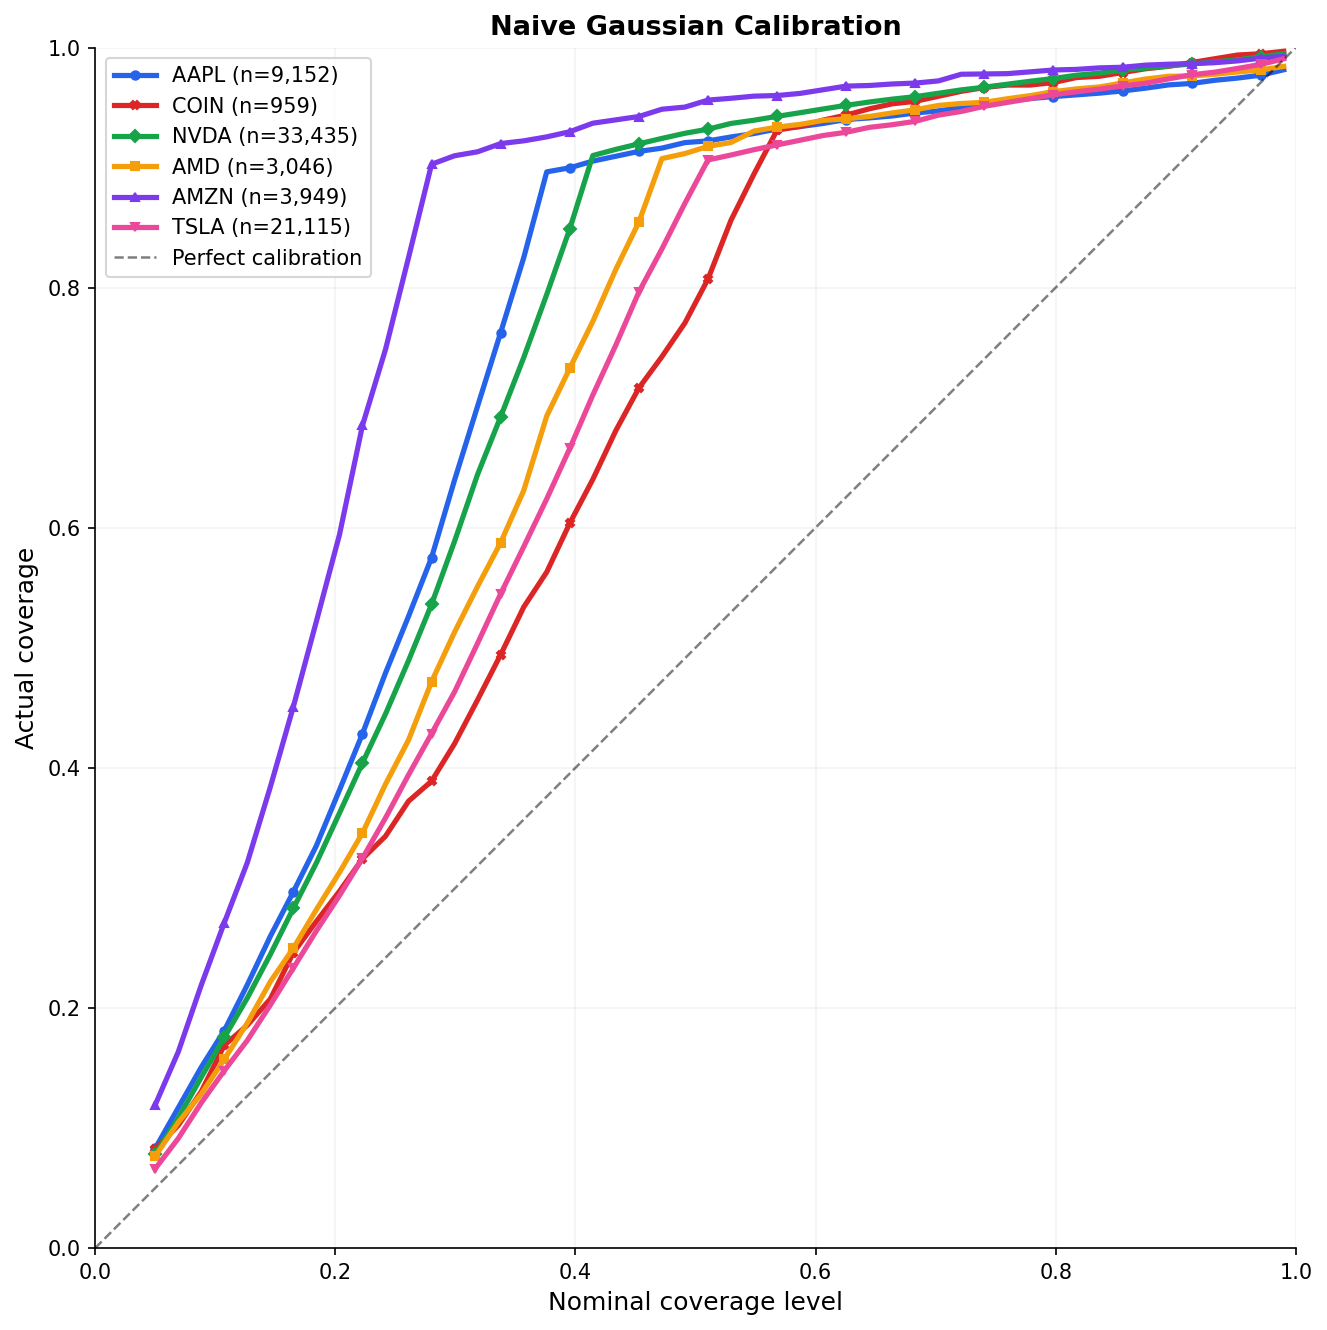

This chart was generated by the following Python code:
"""
Naive baseline calibration: global mean + global std, Gaussian intervals.
mu = training mean of |impact|, sigma = training std of |impact|.
Same interval for every trade.

Output: calibration_naive.png
"""

import os
os.environ["OPENBLAS_NUM_THREADS"] = "1"
os.environ["OMP_NUM_THREADS"] = "1"

import numpy as np
import pandas as pd
from scipy import stats
import matplotlib
matplotlib.use("Agg")
import matplotlib.pyplot as plt

IMPACT_CAP_BPS = 500
cal_levels = np.linspace(0.05, 0.99, 50)

DATASETS = {
    "AAPL": ("data/lit_buy_features_v2.parquet", "data/lit_buy_features_v2_sep.parquet"),
    "COIN": ("data/coin_lit_buy_features_train.parquet", "data/coin_lit_buy_features_test.parquet"),
    "NVDA": ("data/nvda_lit_buy_features_train.parquet", "data/nvda_lit_buy_features_test.parquet"),
    "AMD":  ("data/amd_lit_buy_features_train.parquet", "data/amd_lit_buy_features_test.parquet"),
    "AMZN": ("data/amzn_lit_buy_features_train.parquet", "data/amzn_lit_buy_features_test.parquet"),
    "TSLA": ("data/tsla_lit_buy_features_train.parquet", "data/tsla_lit_buy_features_test.parquet"),
}

COLORS = {
    "AAPL": "#2563eb", "COIN": "#dc2626",
    "NVDA": "#16a34a", "AMD": "#f59e0b", "AMZN": "#7c3aed", "TSLA": "#ec4899",
}
MARKERS = {
    "AAPL": "o", "COIN": "X",
    "NVDA": "D", "AMD": "s", "AMZN": "^", "TSLA": "v",
}


def normal_coverage(y, mu, sigma, level):
    """Coverage of a symmetric Gaussian interval [mu - z*sigma, mu + z*sigma], clipped at 0."""
    z = stats.norm.ppf(0.5 + level / 2.0)
    lo = np.maximum(mu - z * sigma, 0.0)
    hi = mu + z * sigma
    return ((y >= lo) & (y <= hi)).mean()


results = {}
for ticker, (tr_f, te_f) in DATASETS.items():
    df_tr = pd.read_parquet(tr_f)
    df_te = pd.read_parquet(te_f)
    df_tr = df_tr[df_tr["impact_vwap_bps"].abs() <= IMPACT_CAP_BPS]
    df_te = df_te[df_te["impact_vwap_bps"].abs() <= IMPACT_CAP_BPS]

    y_tr = df_tr["impact_vwap_bps"].abs().to_numpy(dtype=np.float64)
    y_te = df_te["impact_vwap_bps"].abs().to_numpy(dtype=np.float64)

    mu = y_tr.mean()
    sigma = y_tr.std()

    cal = np.array([normal_coverage(y_te, mu, sigma, lv) for lv in cal_levels])

    results[ticker] = {
        "cal": cal, "mu": mu, "sigma": sigma,
        "y_te": y_te, "n_test": len(y_te),
    }
    print(f"{ticker}: mu={mu:.2f}  sigma={sigma:.2f}  n_test={len(y_te):,}")


# -- Calibration curve ---------------------------------------------------------
fig, ax = plt.subplots(figsize=(9, 9))

for ticker in DATASETS:
    r = results[ticker]
    ax.plot(cal_levels, r["cal"], color=COLORS[ticker], lw=2.5,
            marker=MARKERS[ticker], markersize=4, markevery=3,
            label=f"{ticker} (n={r['n_test']:,})")

ax.plot([0, 1], [0, 1], color="black", lw=1.2, ls="--", alpha=0.5,
        label="Perfect calibration")

ax.set_xlabel("Nominal coverage level", fontsize=12)
ax.set_ylabel("Actual coverage", fontsize=12)
ax.set_title("Naive Gaussian Calibration",
             fontsize=13, fontweight="bold")
ax.legend(fontsize=10, loc="upper left")
ax.set_xlim(0, 1)
ax.set_ylim(0, 1)
ax.set_aspect("equal")
ax.grid(True, alpha=0.15)
ax.spines["top"].set_visible(False)
ax.spines["right"].set_visible(False)

plt.tight_layout()
fig.savefig("calibration_naive.png", dpi=150, bbox_inches="tight")
print("Saved -> calibration_naive.png")

# -- Coverage deviation --------------------------------------------------------
fig2, ax2 = plt.subplots(figsize=(10, 6))

ax2.axhline(0, color="black", lw=1.5, ls="--", alpha=0.6, zorder=1)
ax2.fill_between(cal_levels, -0.05, 0.05, color="orange", alpha=0.05, label="\u00b15% band")

for ticker in DATASETS:
    r = results[ticker]
    deviation = r["cal"] - cal_levels
    ax2.plot(cal_levels, deviation, color=COLORS[ticker], lw=2.5,
             marker=MARKERS[ticker], markersize=5, markevery=3,
             label=f"{ticker} (n={r['n_test']:,})", zorder=3)

ax2.set_xlabel("Nominal Coverage Level", fontsize=13)
ax2.set_ylabel("Actual \u2212 Nominal Coverage", fontsize=13)
ax2.set_title("Coverage Deviation: Naive Gaussian",
              fontsize=13, fontweight="bold")
ax2.set_xlim(0.05, 0.95)
ax2.set_ylim(-0.12, 0.15)
ax2.legend(fontsize=10, loc="upper left", framealpha=0.9)
ax2.grid(True, alpha=0.2)
ax2.spines["top"].set_visible(False)
ax2.spines["right"].set_visible(False)

plt.tight_layout()
fig2.savefig("coverage_deviation_naive.png", dpi=150, bbox_inches="tight")
print("Saved -> coverage_deviation_naive.png")

print("\nDone!")
